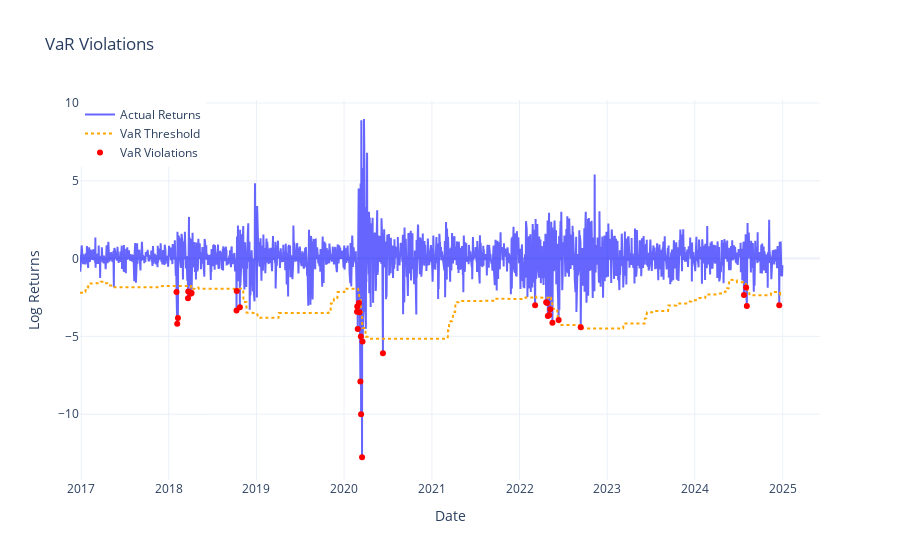

The notebook cell this image was saved under:
### Code cell
plots.plot_var_violations(snp_tgarch_var, var_col='VaR_99', predicted_col='log_returns')

### Figure 1 — Plotly figure (JSON) as saved in the notebook; plotly's stock layout.template omitted (floating-point values rounded to 4 significant figures; data arrays with more than 128 entries replaced by an {"elided": "..."} marker saying what was removed)
{"data": [{"line": {"color": "blue"}, "mode": "lines", "name": "Actual Returns", "opacity": 0.6, "type": "scatter", "x": {"elided": "2016 str values"}, "y": {"elided": "2016 float values"}}, {"line": {"color": "orange", "dash": "dot"}, "mode": "lines", "name": "VaR Threshold", "type": "scatter", "x": {"elided": "2016 str values"}, "y": {"elided": "2016 float values"}}, {"marker": {"color": "red", "size": 6, "symbol": "circle"}, "mode": "markers", "name": "VaR Violations", "type": "scatter", "x": ["2018-02-02T00:00:00", "2018-02-05T00:00:00", "2018-02-08T00:00:00", "2018-03-22T00:00:00", "2018-03-23T00:00:00", "2018-04-02T00:00:00", "2018-04-06T00:00:00", "2018-10-10T00:00:00", "2018-10-11T00:00:00", "2018-10-24T00:00:00", "2020-02-24T00:00:00", "2020-02-25T00:00:00", "2020-02-27T00:00:00", "2020-03-03T00:00:00", "2020-03-05T00:00:00", "2020-03-09T00:00:00", "2020-03-11T00:00:00", "2020-03-12T00:00:00", "2020-03-16T00:00:00", "2020-03-18T00:00:00", "2020-06-11T00:00:00", "2022-03-07T00:00:00", "2022-04-22T00:00:00", "2022-04-26T00:00:00", "2022-04-29T00:00:00", "2022-05-05T00:00:00", "2022-05-09T00:00:00", "2022-05-18T00:00:00", "2022-06-13T00:00:00", "2022-09-13T00:00:00", "2024-07-24T00:00:00", "2024-08-02T00:00:00", "2024-08-05T00:00:00", "2024-12-18T00:00:00"], "y": [-2.144, -4.184, -3.826, -2.548, -2.119, -2.259, -2.216, -3.342, -2.079, -3.135, -3.409, -3.075, -4.517, -2.851, -3.451, -7.901, -5.01, -9.994, -12.77, -5.322, -6.075, -2.996, -2.813, -2.855, -3.696, -3.63, -3.256, -4.123, -3.954, -4.42, -2.342, -1.855, -3.043, -2.994]}], "layout": {"hovermode": "x unified", "legend": {"x": 0, "y": 1}, "title": {"text": "VaR Violations"}, "xaxis": {"title": {"text": "Date"}}, "yaxis": {"title": {"text": "Log Returns"}}}}
